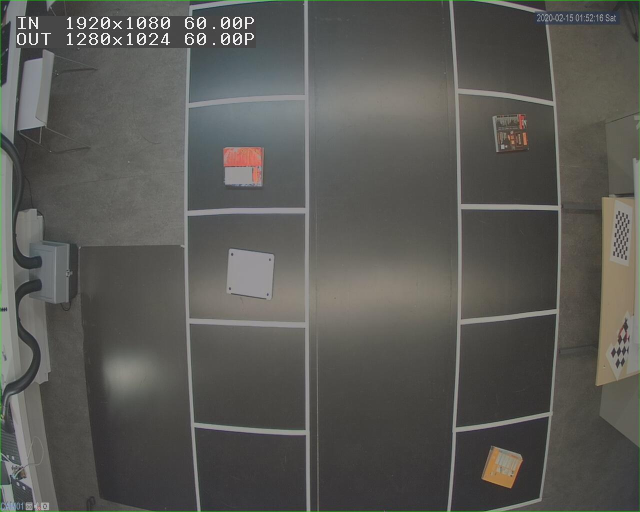
#> input picture parking_spot_detection/test.jpeg, 1280 x 1024 px (shown at 1/2 size)
$ python EmptySpotScript.py
#> lines starting #> are read from the running program, lines starting #| are printed output that depends on the picture; after the words box and inside, x2 and y2 are one past the last pixel; in counts of white or black regions, pixels touching at a corner belong together

import matplotlib.pyplot as plt
import numpy as np
import math
import cv2

def drawRect(index, image, spaces):
	cv2.rectangle(image,(spaces[index][0][0],spaces[index][0][1]),(spaces[index][1][0],spaces[index][1][1]),(0,255,0),2)


def getEmptySpaces(imagePath, showSpaces = False):

#> called with imagePath = 'test.jpeg', showSpaces = True
	image = cv2.imread(imagePath)
#> image is the input picture: shape (1024, 1280, 3); mean B, G, R 84.9, 88.9, 89.2

	spaces = np.array([
	[[ 383,217],[ 588,399]],
 	[[ 383,440],[ 588,629]],
    [[ 396,665],[ 593,837]],
 	[[ 407,883],[ 593,1016]],
	[[ 934,217],[1100,399]],
	[[ 934,427],[1100,611]],
	[[ 929,660],[1087,814]],
	[[ 921,872],[1075,988]]])

	#spaceCheck array - zero if empty 1 if theres a car in it
	#ordered by spaces on left - 0 to 3 top to bottom
	#			spaces on right -4 to 7 top to bottom

	spaceCheck = np.zeros(8)
	for i in range(8):
	    space = spaces[i]
	    spaceCropped = (image[space[0][1]:space[1][1],space[0][0]:space[1][0]])
	    gray = cv2.cvtColor(spaceCropped, cv2.COLOR_BGR2GRAY)
	    edged = cv2.Canny(gray,150,200)

	    if np.sum(edged) > 100:
	        drawRect(i,image,spaces)
	        spaceCheck[i] = 1
#> this loop made 8 passes
#> pass 1, in getEmptySpaces, `spaceCropped = (image[space[0][1]:space[1][1],space[0][0]:space[1][0]])`:
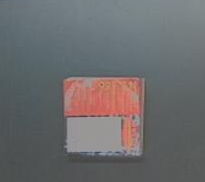
#> spaceCropped: shape (182, 205, 3); mean B, G, R 108.8, 107.4, 108
#> pass 1, in getEmptySpaces, `gray = cv2.cvtColor(spaceCropped, cv2.COLOR_BGR2GRAY)`:
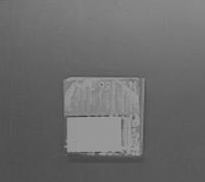
#> gray: shape (182, 205); min 62, max 164, mean 107.7
#> pass 1, in getEmptySpaces, `edged = cv2.Canny(gray,150,200)`:
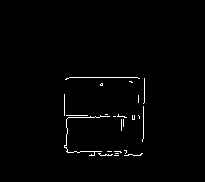
#> edged: shape (182, 205); 1.2% white in thin lines or dots, all inside (x1, y1, x2, y2) = (64, 77, 145, 156)
#> pass 2, in getEmptySpaces, `spaceCropped = (image[space[0][1]:space[1][1],space[0][0]:space[1][0]])`:
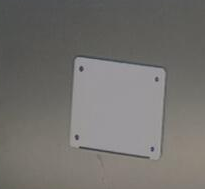
#> spaceCropped: shape (189, 205, 3); mean B, G, R 109.9, 113, 115.2
#> after the loop:
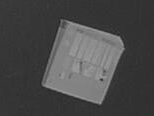
#> gray: shape (116, 154); min 36, max 159, mean 72.9
#> after the loop:
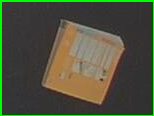
#> spaceCropped: shape (116, 154, 3); mean B, G, R 60.2, 80.2, 77.5
#> after the loop, spaceCheck = [1, 1, 0, 0, 1, 0, 0, 1]

	if showSpaces:
		plt.imshow(image)
		plt.show()
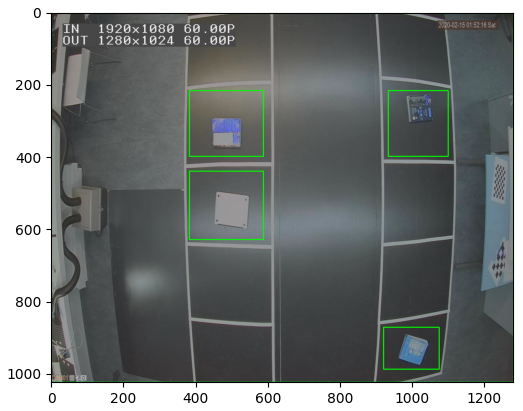
#> figure drawn by matplotlib, 1 panel; B, G, R data is drawn as R, G, B


	return list(spaceCheck.astype(int))


spaceArray = getEmptySpaces('test.jpeg', showSpaces=True)
#> spaceArray = [1, 1, 0, 0, 1, 0, 0, 1]

print(spaceArray)
#| [1, 1, 0, 0, 1, 0, 0, 1]
